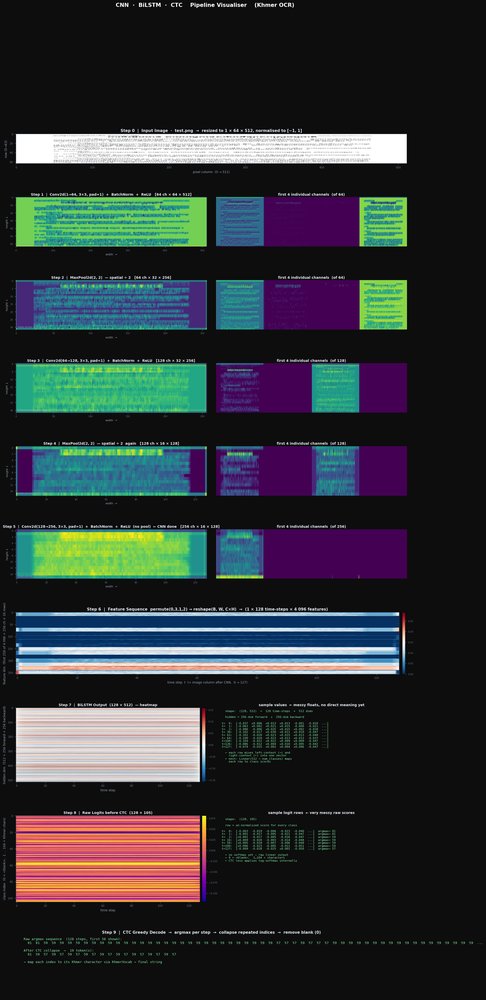
#> input picture view/pipeline_real.png, 486 x 1000 px, shrunk from 1907 x 3924 before the run
$ python -i transforms.py   (imports and definitions only)
#> lines starting #> are read from the running program, lines starting #| are printed output that depends on the picture; after the words box and inside, x2 and y2 are one past the last pixel; in counts of white or black regions, pixels touching at a corner belong together
#> further down, picture is the input picture: PIL image 486x1000 RGBA; mean R, G, B, A 47.1, 51.3, 53.6, 255
import numpy as np
from PIL import Image
import cv2

class BinaryTransform:
    """Convert a grayscale PIL image to black-and-white using a fixed threshold."""

    def __init__(self, threshold=128):
        self.threshold = threshold

    def __call__(self, img):
        img = img.convert("L")
        return img.point(lambda p: 255 if p > self.threshold else 0, "L")


class SkeletonTransform:
    """Thin strokes to 1-pixel width using morphological skeletonization (OpenCV)."""
    def __call__(self, img):
        arr = np.array(img.convert("L"))
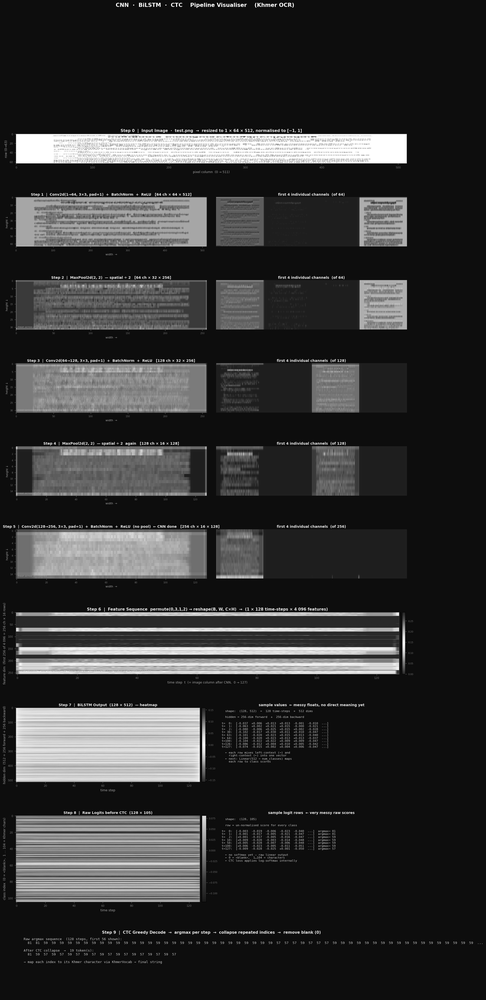
#> arr: shape (1000, 486); min 0, max 255, mean 50.3
        _, binary = cv2.threshold(arr, 128, 255, cv2.THRESH_BINARY)
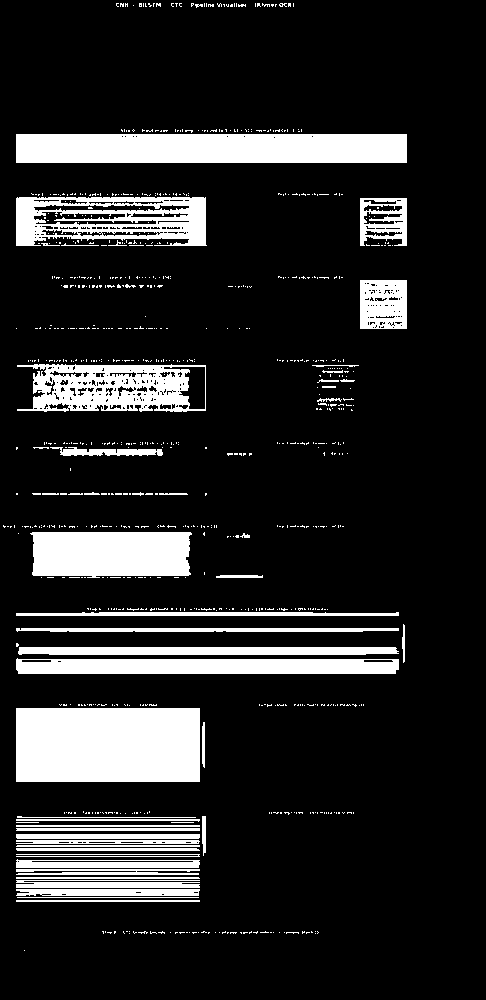
#> binary: shape (1000, 486); 15% white; 834 white regions (782 under 20 px), largest, box (x1, y1, x2, y2) and area: (16, 708, 200, 782) 13616, (16, 134, 407, 163) 11331, (30, 532, 192, 578) 6896

        skel = np.zeros_like(binary)
        element = cv2.getStructuringElement(cv2.MORPH_CROSS, (3, 3))
        temp = binary.copy()

        while True:
            eroded = cv2.erode(temp, element)
            opened = cv2.dilate(eroded, element)
            subset = cv2.subtract(temp, opened)
            skel = cv2.bitwise_or(skel, subset)
            temp = eroded.copy()
            if cv2.countNonZero(temp) == 0:
                break
#> this loop made 37 passes
#> pass 1, in __call__, `eroded = cv2.erode(temp, element)`:
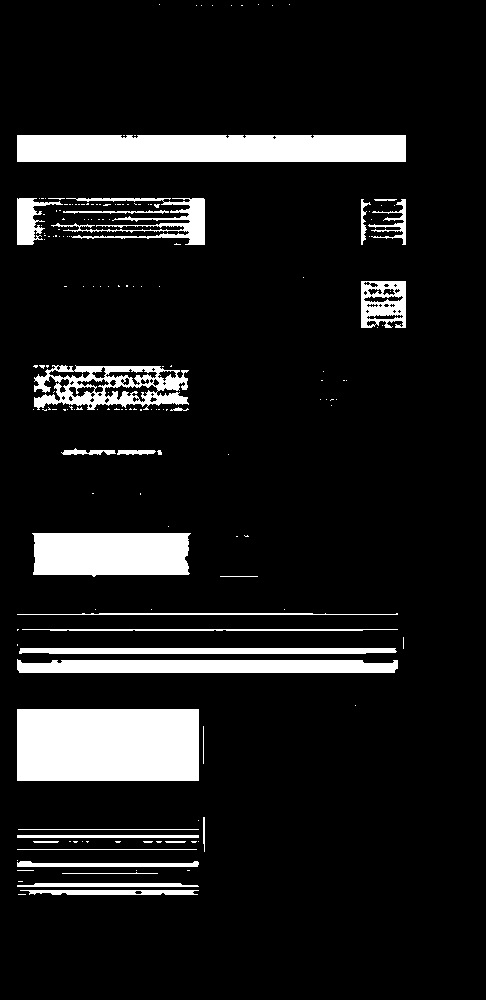
#> eroded: shape (1000, 486); 10.6% white; 175 white regions (145 under 20 px), largest, box (x1, y1, x2, y2) and area: (17, 709, 199, 781) 13104, (17, 135, 406, 162) 10459, (32, 533, 191, 577) 6479
#> pass 1, in __call__, `opened = cv2.dilate(eroded, element)`:
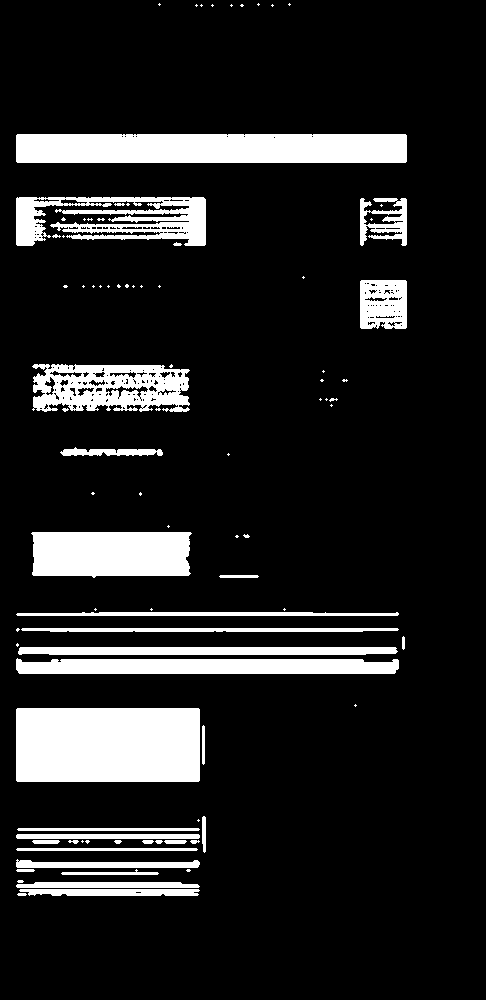
#> opened: shape (1000, 486); 13.4% white; 90 white regions (55 under 20 px), largest, box (x1, y1, x2, y2) and area: (16, 708, 200, 782) 13612, (16, 134, 407, 163) 11320, (31, 532, 192, 578) 6879
#> pass 1, in __call__, `subset = cv2.subtract(temp, opened)`:
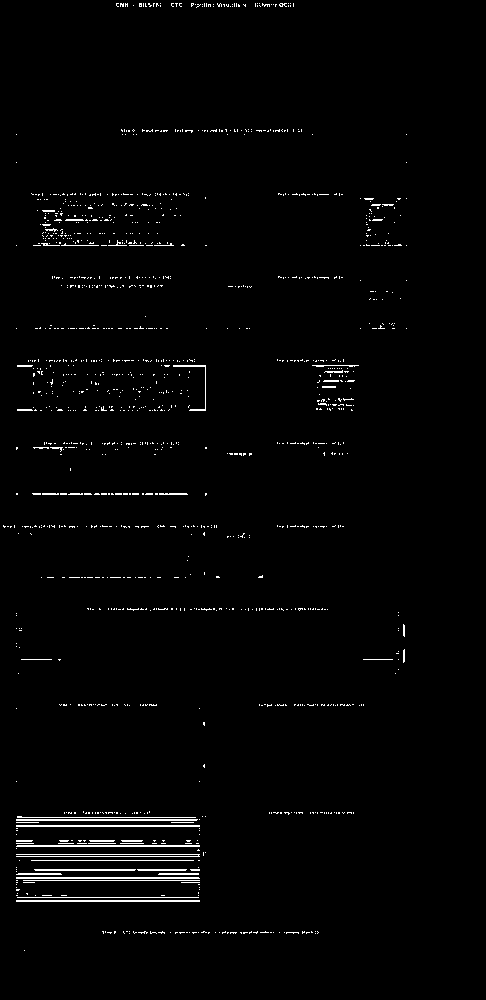
#> subset: shape (1000, 486); 1.7% white in thin lines or dots, all inside (x1, y1, x2, y2) = (3, 3, 407, 951)
#> pass 2, in __call__, `eroded = cv2.erode(temp, element)`:
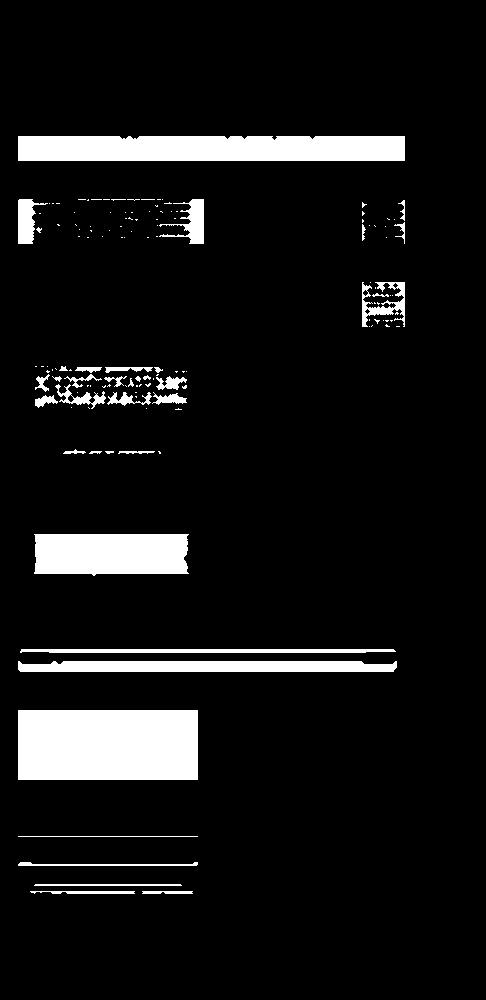
#> eroded: shape (1000, 486); 8.3% white; 136 white regions (99 under 20 px), largest, box (x1, y1, x2, y2) and area: (18, 710, 198, 780) 12600, (18, 136, 405, 161) 9604, (34, 534, 189, 576) 6083
#> after the loop: eroded: shape (1000, 486); every value is 0
#> after the loop:
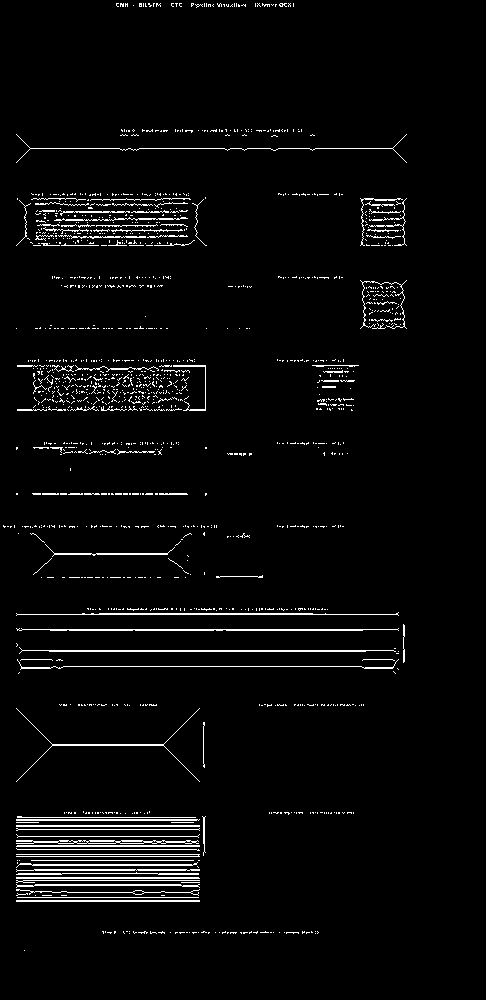
#> skel: shape (1000, 486); 3.5% white in thin lines or dots, all inside (x1, y1, x2, y2) = (3, 3, 407, 951)

        return Image.fromarray(skel, mode="L")

>>> from PIL import Image
>>> picture = Image.open('../../view/pipeline_real.png')
>>> result = SkeletonTransform()(picture)
